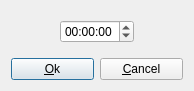
<?xml version="1.0" encoding="UTF-8"?>
<ui version="4.0">
 <class>Time</class>
 <widget class="QDialog" name="Time">
  <property name="geometry">
   <rect>
    <x>0</x>
    <y>0</y>
    <width>194</width>
    <height>91</height>
   </rect>
  </property>
  <property name="windowTitle">
   <string>Time</string>
  </property>
  <property name="windowIcon">
   <iconset resource="icons/icons.qrc">
    <normaloff>:/icons/user-away.png</normaloff>:/icons/user-away.png</iconset>
  </property>
  <layout class="QGridLayout" name="gridLayout">
   <item row="0" column="0" colspan="4">
    <spacer name="verticalSpacer_2">
     <property name="orientation">
      <enum>Qt::Vertical</enum>
     </property>
     <property name="sizeHint" stdset="0">
      <size>
       <width>20</width>
       <height>40</height>
      </size>
     </property>
    </spacer>
   </item>
   <item row="1" column="0">
    <spacer name="horizontalSpacer">
     <property name="orientation">
      <enum>Qt::Horizontal</enum>
     </property>
     <property name="sizeHint" stdset="0">
      <size>
       <width>46</width>
       <height>20</height>
      </size>
     </property>
    </spacer>
   </item>
   <item row="1" column="1" colspan="2">
    <widget class="QTimeEdit" name="time_edit">
     <property name="wrapping">
      <bool>true</bool>
     </property>
     <property name="maximumTime">
      <time>
       <hour>5</hour>
       <minute>59</minute>
       <second>59</second>
      </time>
     </property>
    </widget>
   </item>
   <item row="1" column="3">
    <spacer name="horizontalSpacer_2">
     <property name="orientation">
      <enum>Qt::Horizontal</enum>
     </property>
     <property name="sizeHint" stdset="0">
      <size>
       <width>46</width>
       <height>20</height>
      </size>
     </property>
    </spacer>
   </item>
   <item row="2" column="0" colspan="4">
    <spacer name="verticalSpacer">
     <property name="orientation">
      <enum>Qt::Vertical</enum>
     </property>
     <property name="sizeHint" stdset="0">
      <size>
       <width>20</width>
       <height>40</height>
      </size>
     </property>
    </spacer>
   </item>
   <item row="3" column="0" colspan="2">
    <widget class="QPushButton" name="ok">
     <property name="text">
      <string>&amp;Ok</string>
     </property>
     <property name="icon">
      <iconset resource="icons/icons.qrc">
       <normaloff>:/icons/gtk-apply.png</normaloff>:/icons/gtk-apply.png</iconset>
     </property>
     <property name="default">
      <bool>true</bool>
     </property>
    </widget>
   </item>
   <item row="3" column="2" colspan="2">
    <widget class="QPushButton" name="cancel">
     <property name="text">
      <string>&amp;Cancel</string>
     </property>
     <property name="icon">
      <iconset resource="icons/icons.qrc">
       <normaloff>:/icons/gtk-cancel.png</normaloff>:/icons/gtk-cancel.png</iconset>
     </property>
    </widget>
   </item>
  </layout>
 </widget>
 <resources>
  <include location="icons/icons.qrc"/>
 </resources>
 <connections>
  <connection>
   <sender>ok</sender>
   <signal>clicked()</signal>
   <receiver>Time</receiver>
   <slot>accept()</slot>
   <hints>
    <hint type="sourcelabel">
     <x>51</x>
     <y>67</y>
    </hint>
    <hint type="destinationlabel">
     <x>96</x>
     <y>45</y>
    </hint>
   </hints>
  </connection>
  <connection>
   <sender>cancel</sender>
   <signal>clicked()</signal>
   <receiver>Time</receiver>
   <slot>reject()</slot>
   <hints>
    <hint type="sourcelabel">
     <x>142</x>
     <y>67</y>
    </hint>
    <hint type="destinationlabel">
     <x>96</x>
     <y>45</y>
    </hint>
   </hints>
  </connection>
 </connections>
</ui>
